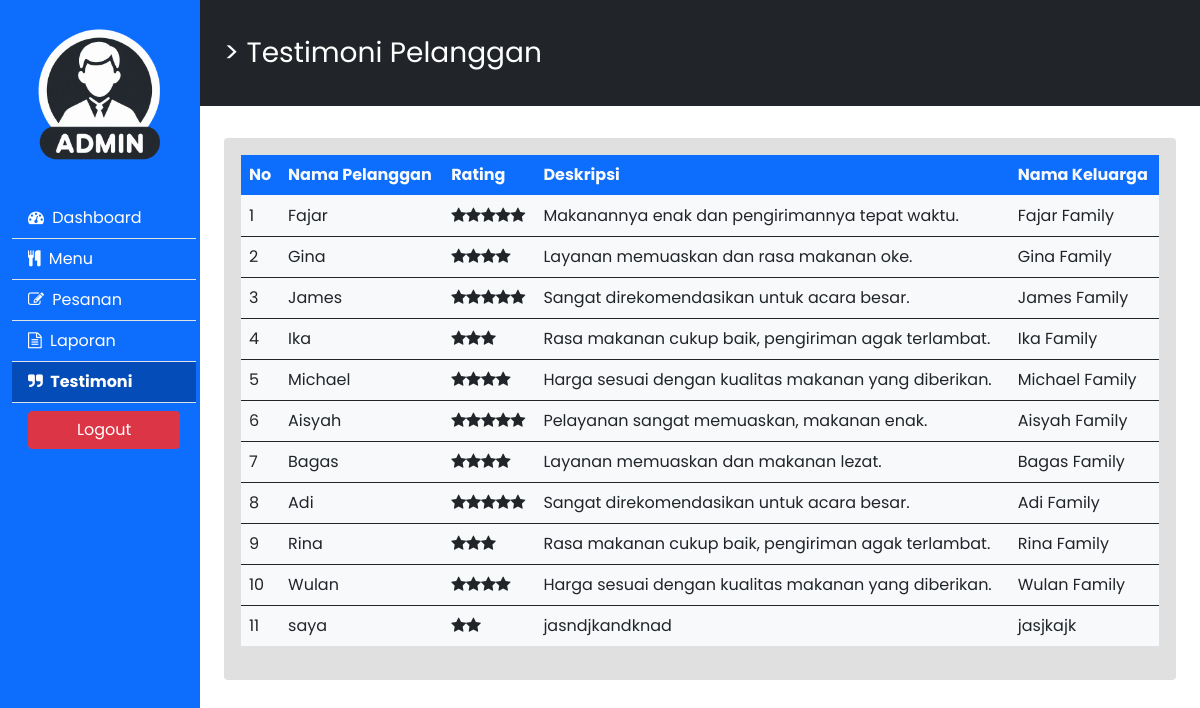
Page /admin/testimoni/index.php (signed in) on the committed database.
### tables this page shows
CREATE TABLE `testimoni` (
  `id` int(11) NOT NULL,
  `name` varchar(100) DEFAULT NULL,
  `rate` int(11) DEFAULT NULL,
  `content` text DEFAULT NULL,
  `familyName` varchar(100) DEFAULT NULL
);

### admin/testimoni/index.php (the view, shortened to what this page needs)
<?php
include_once("../../proses/koneksi.php");
?>
<!DOCTYPE html>
<html lang="en">
<head>
    <link rel="stylesheet" href="../../assets/style/bootstrap/css/bootstrap.min.css">
    <link rel="stylesheet" href="../../assets/style/style.css">
    <link rel="stylesheet" href="../../assets/style/cdn/css/font-awesome.min.css">
</head>
<body>
    <div class="container-fluid">
        <div class="row">
            <div class="col-md-2 d-md-block bg-primary sidebar">
                <div class="position-sticky">
                    <div class="mb-4 d-flex align-items-center justify-content-center">
                        <img src="../../assets/img/icon_admin.png" alt="nav-logo" class="img-fluid d-none d-md-block" style="width: 90%;">
                    </div>
                    <ul class="nav flex-column">
                        <li class="nav-item border-bottom">
                            <a href="../../admin/" class="nav-link"><i class="fa fa-dashboard me-1"></i>
                                Dashboard</a>
                        </li>
                        <li class="nav-item border-bottom">
                            <a href="../menu/" class="nav-link"><i class="fa fa-cutlery me-1"></i> Menu</a>
                        </li>
                        <li class="nav-item border-bottom">
                            <a href="../pesanan/" class="nav-link"><i class="fa fa-edit me-1"></i> Pesanan</a>
                        </li>
                        <li class="nav-item border-bottom">
                            <a href="../laporan/" class="nav-link"><i class="fa fa-file-text-o me-1"></i> Laporan</a>
                        </li>
                        <li class="nav-item border-bottom">
                            <a href="#" class="nav-link active"><i class="fa fa-quote-right me-1"></i>
                                Testimoni</a>
                        </li>
                        <li>
                            <form class="nav-link" onclick="return confirm('Apakah anda yakin ingin logout?')" action="" method="POST">
                                <button name="btnlogout" class="btn btn-danger px-5"> Logout</button>
                            </form>
                        </li>
                    </ul>
                </div>
            </div>
            <main class="col-md-10 ms-sm-auto col-lg-10 px-md-4 main-content bg-dark sticky-lg-top">
                <span class="fs-3 text-white">> Testimoni Pelanggan</span>
            </main>
            <div class="col-md-10 ms-sm-auto col-lg-10 px-md-4 main-content content-section">
                <div class="card">
                    <div class="card-body" style="background-color: #E0E0E0;">
                        <div class="table-responsive">
                            <table class="table table-hover bg-light">
                                <thead class="bg-primary text-light">
                                    <tr>
                                        <th scope="col">No</th>
                                        <th scope="col">Nama Pelanggan</th>
                                        <th scope="col">Rating</th>
                                        <th scope="col">Deskripsi</th>
                                        <th scope="col">Nama Keluarga</th>
                                    </tr>
                                </thead>
                                <?php
                                $no = 1;
                                $query = mysqli_query($conn, "SELECT * FROM testimoni");
                                $row = mysqli_num_rows($query);
                                if ($row == null) {
                                ?>
                                    <tbody class="table-group-divider">
                                        <tr>
                                            <td colspan="6">Tidak ada data</td>
                                        </tr>
                                    </tbody>
                                    <?php
                                } else {
                                    while ($data = mysqli_fetch_array($query)) {
                                    ?>
                                        <tbody class="table-group-divider">
                                            <tr>
                                                <td><?= $no++ ?></td>
                                                <td><?= $data['name'] ?></td>
                                                <td>
                                                    <?php
                                                    for ($i = 0; $i < $data['rate']; $i++) {
                                                        echo '<i class="fa fa-star"></i>';
                                                    }
                                                    ?>
                                                </td>
                                                <td><?= $data['content'] ?></td>
                                                <td><?= $data['familyName'] ?></td>
                                            </tr>
                                        </tbody>
                                <?php
                                    }
                                }
                                ?>
                            </table>
                        </div>
                    </div>
                </div>
            </div>
        </div>
    </div>
</body>
</html>

### assets/style/style.css (style rules this page uses)
body { font-family: 'Poppins', sans-serif; }
.sidebar { height: 100vh; position: fixed; top: 0; left: 0; z-index: 100; background-color: #0d6efd; padding-top: 1rem; overflow-y: auto; }
.sidebar .nav-link { color: white; }
.sidebar .nav-link.active { font-weight: bold; }
.nav-link.active { background-color: #044cb8; }
.main-content { margin-left: 16.666667%; padding: 2rem; }

### rows in the picture
testimoni: name "Fajar", rate 5 (drawn), content "Makanannya enak dan pengirimannya tepat waktu.", familyName "Fajar Family"
testimoni: name "Gina", rate 4 (drawn), content "Layanan memuaskan dan rasa makanan oke.", familyName "Gina Family"
testimoni: name "James", rate 5 (drawn), content "Sangat direkomendasikan untuk acara besar.", familyName "James Family"
testimoni: name "Ika", rate 3 (drawn), content "Rasa makanan cukup baik, pengiriman agak terlambat.", familyName "Ika Family"
testimoni: name "Michael", rate 4 (drawn), content "Harga sesuai dengan kualitas makanan yang diberikan.", familyName "Michael Family"
testimoni: name "Aisyah", rate 5 (drawn), content "Pelayanan sangat memuaskan, makanan enak.", familyName "Aisyah Family"
testimoni: name "Bagas", rate 4 (drawn), content "Layanan memuaskan dan makanan lezat.", familyName "Bagas Family"
testimoni: name "Adi", rate 5 (drawn), content "Sangat direkomendasikan untuk acara besar.", familyName "Adi Family"
testimoni: name "Rina", rate 3 (drawn), content "Rasa makanan cukup baik, pengiriman agak terlambat.", familyName "Rina Family"
testimoni: name "Wulan", rate 4 (drawn), content "Harga sesuai dengan kualitas makanan yang diberikan.", familyName "Wulan Family"
testimoni: name "saya", rate 2 (drawn), content "jasndjkandknad", familyName "jasjkajk"
